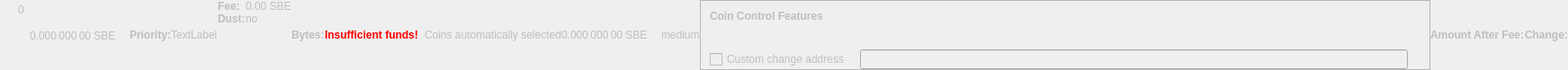
    <widget class="QWidget" name="dummyHideWidget" native="true">
     <property name="enabled">
      <bool>false</bool>
     </property>
     <property name="maximumSize">
      <size>
       <width>100</width>
       <height>22</height>
      </size>
     </property>
     <layout class="QHBoxLayout" name="dummyHideLayout">
      <property name="spacing">
       <number>0</number>
      </property>
      <property name="leftMargin">
       <number>0</number>
      </property>
      <property name="topMargin">
       <number>0</number>
      </property>
      <property name="rightMargin">
       <number>0</number>
      </property>
      <property name="bottomMargin">
       <number>0</number>
      </property>
      <item>
       <layout class="QFormLayout" name="formLayoutCoinControl1">
        <property name="horizontalSpacing">
         <number>10</number>
        </property>
        <property name="verticalSpacing">
         <number>14</number>
        </property>
        <property name="leftMargin">
         <number>10</number>
        </property>
        <property name="topMargin">
         <number>4</number>
        </property>
        <property name="rightMargin">
         <number>6</number>
        </property>
        <item row="0" column="1">
         <widget class="QLabel" name="labelCoinControlBytes">
          <property name="cursor">
           <cursorShape>IBeamCursor</cursorShape>
          </property>
          <property name="contextMenuPolicy">
           <enum>Qt::ActionsContextMenu</enum>
          </property>
          <property name="text">
           <string notr="true">0</string>
          </property>
          <property name="textInteractionFlags">
           <set>Qt::LinksAccessibleByMouse|Qt::TextSelectableByKeyboard|Qt::TextSelectableByMouse</set>
          </property>
         </widget>
        </item>
       </layout>
      </item>
      <item>
       <widget class="QLabel" name="labelCoinControlAfterFee">
        <property name="enabled">
         <bool>false</bool>
        </property>
        <property name="sizePolicy">
         <sizepolicy hsizetype="Fixed" vsizetype="Fixed">
          <horstretch>0</horstretch>
          <verstretch>0</verstretch>
         </sizepolicy>
        </property>
        <property name="minimumSize">
         <size>
          <width>111</width>
          <height>12</height>
         </size>
        </property>
        <property name="maximumSize">
         <size>
          <width>111</width>
          <height>12</height>
         </size>
        </property>
        <property name="cursor">
         <cursorShape>IBeamCursor</cursorShape>
        </property>
        <property name="contextMenuPolicy">
         <enum>Qt::ActionsContextMenu</enum>
        </property>
        <property name="text">
         <string notr="true">0.000 000 00 SBE</string>
        </property>
        <property name="textInteractionFlags">
         <set>Qt::LinksAccessibleByMouse|Qt::TextSelectableByKeyboard|Qt::TextSelectableByMouse</set>
        </property>
       </widget>
      </item>
      <item>
       <widget class="QLabel" name="labelCoinControlPriorityText">
        <property name="enabled">
         <bool>false</bool>
        </property>
        <property name="font">
         <font>
          <weight>75</weight>
          <bold>true</bold>
         </font>
        </property>
        <property name="text">
         <string>Priority:</string>
        </property>
       </widget>
      </item>
      <item>
       <layout class="QHBoxLayout" name="horizontalLayout">
        <item>
         <widget class="QLabel" name="WarningLabel">
          <property name="text">
           <string>TextLabel</string>
          </property>
         </widget>
        </item>
       </layout>
      </item>
      <item>
       <layout class="QFormLayout" name="formLayoutCoinControl3">
        <property name="horizontalSpacing">
         <number>0</number>
        </property>
        <property name="verticalSpacing">
         <number>0</number>
        </property>
        <property name="leftMargin">
         <number>0</number>
        </property>
        <property name="topMargin">
         <number>0</number>
        </property>
        <property name="rightMargin">
         <number>0</number>
        </property>
        <item row="0" column="0">
         <widget class="QLabel" name="labelCoinControlFeeText">
          <property name="enabled">
           <bool>false</bool>
          </property>
          <property name="font">
           <font>
            <weight>75</weight>
            <bold>true</bold>
           </font>
          </property>
          <property name="text">
           <string>Fee:</string>
          </property>
          <property name="margin">
           <number>0</number>
          </property>
         </widget>
        </item>
        <item row="0" column="1">
         <widget class="QLabel" name="labelCoinControlFee">
          <property name="enabled">
           <bool>false</bool>
          </property>
          <property name="cursor">
           <cursorShape>IBeamCursor</cursorShape>
          </property>
          <property name="contextMenuPolicy">
           <enum>Qt::ActionsContextMenu</enum>
          </property>
          <property name="text">
           <string notr="true">0.00 SBE</string>
          </property>
          <property name="textInteractionFlags">
           <set>Qt::LinksAccessibleByMouse|Qt::TextSelectableByKeyboard|Qt::TextSelectableByMouse</set>
          </property>
         </widget>
        </item>
        <item row="1" column="0">
         <widget class="QLabel" name="labelCoinControlLowOutputText">
          <property name="enabled">
           <bool>false</bool>
          </property>
          <property name="font">
           <font>
            <weight>75</weight>
            <bold>true</bold>
           </font>
          </property>
          <property name="text">
           <string>Dust:</string>
          </property>
         </widget>
        </item>
        <item row="1" column="1">
         <widget class="QLabel" name="labelCoinControlLowOutput">
          <property name="enabled">
           <bool>false</bool>
          </property>
          <property name="cursor">
           <cursorShape>IBeamCursor</cursorShape>
          </property>
          <property name="contextMenuPolicy">
           <enum>Qt::ActionsContextMenu</enum>
          </property>
          <property name="text">
           <string>no</string>
          </property>
          <property name="textInteractionFlags">
           <set>Qt::LinksAccessibleByMouse|Qt::TextSelectableByKeyboard|Qt::TextSelectableByMouse</set>
          </property>
         </widget>
        </item>
       </layout>
      </item>
      <item>
       <widget class="QLabel" name="labelCoinControlBytesText">
        <property name="enabled">
         <bool>false</bool>
        </property>
        <property name="font">
         <font>
          <weight>75</weight>
          <bold>true</bold>
         </font>
        </property>
        <property name="text">
         <string>Bytes:</string>
        </property>
       </widget>
      </item>
      <item>
       <layout class="QFormLayout" name="formLayoutCoinControl2">
        <property name="horizontalSpacing">
         <number>0</number>
        </property>
        <property name="verticalSpacing">
         <number>0</number>
        </property>
        <property name="leftMargin">
         <number>0</number>
        </property>
        <property name="topMargin">
         <number>0</number>
        </property>
        <property name="rightMargin">
         <number>0</number>
        </property>
       </layout>
      </item>
      <item>
       <layout class="QHBoxLayout" name="horizontalLayoutCoinControl2">
        <property name="spacing">
         <number>0</number>
        </property>
        <property name="bottomMargin">
         <number>0</number>
        </property>
       </layout>
      </item>
      <item>
       <widget class="QLabel" name="labelCoinControlInsuffFunds">
        <property name="enabled">
         <bool>false</bool>
        </property>
        <property name="minimumSize">
         <size>
          <width>0</width>
          <height>0</height>
         </size>
        </property>
        <property name="font">
         <font>
          <weight>75</weight>
          <bold>true</bold>
         </font>
        </property>
        <property name="styleSheet">
         <string notr="true">color:red;font-weight:bold;</string>
        </property>
        <property name="text">
         <string>Insufficient funds!</string>
        </property>
        <property name="margin">
         <number>5</number>
        </property>
       </widget>
      </item>
      <item>
       <layout class="QFormLayout" name="formLayoutCoinControl4">
        <property name="horizontalSpacing">
         <number>0</number>
        </property>
        <property name="verticalSpacing">
         <number>0</number>
        </property>
        <property name="leftMargin">
         <number>0</number>
        </property>
        <property name="topMargin">
         <number>0</number>
        </property>
        <property name="rightMargin">
         <number>0</number>
        </property>
       </layout>
      </item>
      <item>
       <widget class="QLabel" name="labelCoinControlChangeLabel">
        <property name="enabled">
         <bool>false</bool>
        </property>
        <property name="sizePolicy">
         <sizepolicy hsizetype="Preferred" vsizetype="Expanding">
          <horstretch>0</horstretch>
          <verstretch>0</verstretch>
         </sizepolicy>
        </property>
        <property name="minimumSize">
         <size>
          <width>0</width>
          <height>0</height>
         </size>
        </property>
        <property name="text">
         <string/>
        </property>
        <property name="margin">
         <number>3</number>
        </property>
       </widget>
      </item>
      <item>
       <widget class="QLabel" name="labelCoinControlAutomaticallySelected">
        <property name="enabled">
         <bool>false</bool>
        </property>
        <property name="sizePolicy">
         <sizepolicy hsizetype="Fixed" vsizetype="Fixed">
          <horstretch>0</horstretch>
          <verstretch>0</verstretch>
         </sizepolicy>
        </property>
        <property name="minimumSize">
         <size>
          <width>0</width>
          <height>0</height>
         </size>
        </property>
        <property name="maximumSize">
         <size>
          <width>240</width>
          <height>16777215</height>
         </size>
        </property>
        <property name="text">
         <string>Coins automatically selected</string>
        </property>
        <property name="margin">
         <number>5</number>
        </property>
       </widget>
      </item>
      <item>
       <widget class="QLabel" name="labelCoinControlChange">
        <property name="enabled">
         <bool>false</bool>
        </property>
        <property name="sizePolicy">
         <sizepolicy hsizetype="Fixed" vsizetype="Fixed">
          <horstretch>0</horstretch>
          <verstretch>0</verstretch>
         </sizepolicy>
        </property>
        <property name="minimumSize">
         <size>
          <width>111</width>
          <height>0</height>
         </size>
        </property>
        <property name="maximumSize">
         <size>
          <width>111</width>
          <height>16777215</height>
         </size>
        </property>
        <property name="cursor">
         <cursorShape>IBeamCursor</cursorShape>
        </property>
        <property name="contextMenuPolicy">
         <enum>Qt::ActionsContextMenu</enum>
        </property>
        <property name="text">
         <string notr="true">0.000 000 00 SBE</string>
        </property>
        <property name="textInteractionFlags">
         <set>Qt::LinksAccessibleByMouse|Qt::TextSelectableByKeyboard|Qt::TextSelectableByMouse</set>
        </property>
       </widget>
      </item>
      <item>
       <widget class="QLabel" name="labelCoinControlPriority">
        <property name="enabled">
         <bool>false</bool>
        </property>
        <property name="cursor">
         <cursorShape>IBeamCursor</cursorShape>
        </property>
        <property name="contextMenuPolicy">
         <enum>Qt::ActionsContextMenu</enum>
        </property>
        <property name="text">
         <string>medium</string>
        </property>
        <property name="textInteractionFlags">
         <set>Qt::LinksAccessibleByMouse|Qt::TextSelectableByKeyboard|Qt::TextSelectableByMouse</set>
        </property>
       </widget>
      </item>
      <item>
       <widget class="QFrame" name="frameCoinControl">
        <property name="sizePolicy">
         <sizepolicy hsizetype="Expanding" vsizetype="Expanding">
          <horstretch>0</horstretch>
          <verstretch>0</verstretch>
         </sizepolicy>
        </property>
        <property name="maximumSize">
         <size>
          <width>16777215</width>
          <height>16777215</height>
         </size>
        </property>
        <property name="frameShape">
         <enum>QFrame::StyledPanel</enum>
        </property>
        <property name="frameShadow">
         <enum>QFrame::Sunken</enum>
        </property>
        <layout class="QVBoxLayout" name="verticalLayoutCoinControl2_2">
         <property name="spacing">
          <number>0</number>
         </property>
         <property name="leftMargin">
          <number>0</number>
         </property>
         <property name="topMargin">
          <number>0</number>
         </property>
         <property name="rightMargin">
          <number>0</number>
         </property>
         <property name="bottomMargin">
          <number>0</number>
         </property>
         <item>
          <layout class="QVBoxLayout" name="verticalLayoutCoinControl" stretch="0,0,0,1">
           <property name="spacing">
            <number>0</number>
           </property>
           <property name="leftMargin">
            <number>10</number>
           </property>
           <property name="topMargin">
            <number>10</number>
           </property>
           <item>
            <layout class="QHBoxLayout" name="horizontalLayoutCoinControl1">
             <property name="bottomMargin">
              <number>15</number>
             </property>
             <item>
              <widget class="QLabel" name="labelCoinControlFeatures">
               <property name="enabled">
                <bool>false</bool>
               </property>
               <property name="sizePolicy">
                <sizepolicy hsizetype="Preferred" vsizetype="Maximum">
                 <horstretch>0</horstretch>
                 <verstretch>0</verstretch>
                </sizepolicy>
               </property>
               <property name="font">
                <font>
                 <weight>75</weight>
                 <bold>true</bold>
                </font>
               </property>
               <property name="styleSheet">
                <string notr="true">font-weight:bold;</string>
               </property>
               <property name="text">
                <string>Coin Control Features</string>
               </property>
              </widget>
             </item>
            </layout>
           </item>
           <item>
            <widget class="QWidget" name="widgetCoinControl" native="true">
             <property name="sizePolicy">
              <sizepolicy hsizetype="Preferred" vsizetype="Preferred">
               <horstretch>0</horstretch>
               <verstretch>0</verstretch>
              </sizepolicy>
             </property>
             <property name="minimumSize">
              <size>
               <width>0</width>
               <height>0</height>
              </size>
             </property>
             <property name="styleSheet">
              <string notr="true"/>
             </property>
             <layout class="QHBoxLayout" name="horizontalLayoutCoinControl5_2">
              <property name="leftMargin">
               <number>0</number>
              </property>
              <property name="topMargin">
               <number>0</number>
              </property>
              <property name="rightMargin">
               <number>0</number>
              </property>
              <property name="bottomMargin">
               <number>0</number>
              </property>
              <item>
               <layout class="QHBoxLayout" name="horizontalLayoutCoinControl3">
                <property name="spacing">
                 <number>20</number>
                </property>
                <property name="topMargin">
                 <number>0</number>
                </property>
                <property name="bottomMargin">
                 <number>10</number>
                </property>
               </layout>
              </item>
             </layout>
            </widget>
           </item>
           <item>
            <layout class="QHBoxLayout" name="horizontalLayoutCoinControl4" stretch="0,0,0">
             <property name="spacing">
              <number>12</number>
             </property>
             <property name="sizeConstraint">
              <enum>QLayout::SetDefaultConstraint</enum>
             </property>
             <property name="topMargin">
              <number>5</number>
             </property>
             <property name="rightMargin">
              <number>5</number>
             </property>
             <item>
              <widget class="QCheckBox" name="checkBoxCoinControlChange">
               <property name="enabled">
                <bool>false</bool>
               </property>
               <property name="toolTip">
                <string>If this is activated, but the change address is empty or invalid, change will be sent to a newly generated address.</string>
               </property>
               <property name="text">
                <string>Custom change address</string>
               </property>
              </widget>
             </item>
             <item>
              <widget class="QValidatedLineEdit" name="lineEditCoinControlChange">
               <property name="enabled">
                <bool>false</bool>
               </property>
               <property name="sizePolicy">
                <sizepolicy hsizetype="Expanding" vsizetype="Fixed">
                 <horstretch>0</horstretch>
                 <verstretch>0</verstretch>
                </sizepolicy>
               </property>
              </widget>
             </item>
             <item>
              <widget class="QLabel" name="labelCoinControlChangeLabel_2">
               <property name="sizePolicy">
                <sizepolicy hsizetype="Preferred" vsizetype="Expanding">
                 <horstretch>0</horstretch>
                 <verstretch>0</verstretch>
                </sizepolicy>
               </property>
               <property name="minimumSize">
                <size>
                 <width>0</width>
                 <height>0</height>
                </size>
               </property>
               <property name="text">
                <string/>
               </property>
               <property name="margin">
                <number>3</number>
               </property>
              </widget>
             </item>
            </layout>
           </item>
           <item>
            <spacer name="verticalSpacerCoinControl">
             <property name="orientation">
              <enum>Qt::Vertical</enum>
             </property>
             <property name="sizeHint" stdset="0">
              <size>
               <width>800</width>
               <height>1</height>
              </size>
             </property>
            </spacer>
           </item>
          </layout>
         </item>
        </layout>
       </widget>
      </item>
      <item>
       <widget class="QLabel" name="labelCoinControlAfterFeeText">
        <property name="enabled">
         <bool>false</bool>
        </property>
        <property name="minimumSize">
         <size>
          <width>0</width>
          <height>0</height>
         </size>
        </property>
        <property name="maximumSize">
         <size>
          <width>16777215</width>
          <height>16777215</height>
         </size>
        </property>
        <property name="font">
         <font>
          <weight>75</weight>
          <bold>true</bold>
         </font>
        </property>
        <property name="text">
         <string>Amount After Fee:</string>
        </property>
        <property name="alignment">
         <set>Qt::AlignLeading|Qt::AlignLeft|Qt::AlignVCenter</set>
        </property>
        <property name="margin">
         <number>0</number>
        </property>
       </widget>
      </item>
      <item>
       <widget class="QLabel" name="labelCoinControlChangeText">
        <property name="enabled">
         <bool>false</bool>
        </property>
        <property name="sizePolicy">
         <sizepolicy hsizetype="Preferred" vsizetype="Preferred">
          <horstretch>0</horstretch>
          <verstretch>0</verstretch>
         </sizepolicy>
        </property>
        <property name="minimumSize">
         <size>
          <width>0</width>
          <height>0</height>
         </size>
        </property>
        <property name="maximumSize">
         <size>
          <width>16777215</width>
          <height>16777215</height>
         </size>
        </property>
        <property name="font">
         <font>
          <weight>75</weight>
          <bold>true</bold>
         </font>
        </property>
        <property name="text">
         <string>Change:</string>
        </property>
        <property name="alignment">
         <set>Qt::AlignLeading|Qt::AlignLeft|Qt::AlignVCenter</set>
        </property>
       </widget>
      </item>
     </layout>
    </widget>
